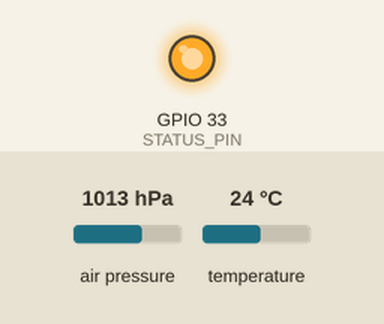
Recording of a program running on a simulated ESP32. Parts: output pins drawn as LEDs (lit = HIGH). The test bench sets the inputs (shaded band); at power-on: air pressure 1013 hPa, temperature 24 °C. WiFi joins after 1.5 s; servers stay silent unless stated; what the program prints to the serial monitor is not drawn.

Above: at 2.6 s.
At 4.7 s:
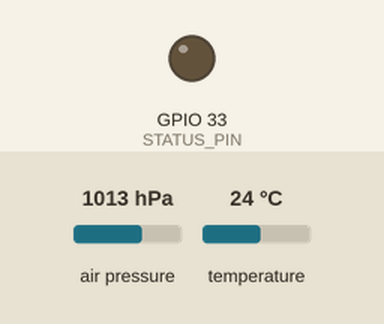
Timing chart, 0 to 7.1 s (numbered marks = the images above):
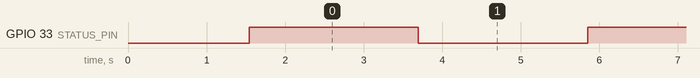

Measured:
- by itself, GPIO 33 (STATUS_PIN): alternates HIGH for 2.2 s and LOW for 2.2 s

The program:

main.cpp
```cpp
#include <Arduino.h>
#include <WiFi.h>
#include <FirebaseESP32.h>
#include <Adafruit_BMP280.h>
#include "secrets.h"

//Define Firebase Data objects
FirebaseData fbdo;
FirebaseData firebaseData;
FirebaseJson updateSensorValue;
FirebaseJson json;

#define BMP_SCK  (13)
#define BMP_MISO (12)
#define BMP_MOSI (11)
#define BMP_CS   (10)

Adafruit_BMP280 bmp; // I2C

const int STATUS_PIN = 33;
bool estadoLed = false;
float Temperatura = 0;
float Presion = 0;
float Altitud = 0;

void setup() {
  Serial.begin(9600);
  pinMode(STATUS_PIN, OUTPUT);
  digitalWrite(STATUS_PIN, LOW);

  Serial.println(F("BMP280 Forced Mode Test."));

  if (!bmp.begin()) {
    Serial.println(F("Could not find a valid BMP280 sensor, check wiring or try a different address!"));
    while (1) delay(10);
  }

  /* Default settings from datasheet. */
  bmp.setSampling(Adafruit_BMP280::MODE_FORCED,     /* Operating Mode. */
                  Adafruit_BMP280::SAMPLING_X2,     /* Temp. oversampling */
                  Adafruit_BMP280::SAMPLING_X16,    /* Pressure oversampling */
                  Adafruit_BMP280::FILTER_X16,      /* Filtering. */
                  Adafruit_BMP280::STANDBY_MS_500); /* Standby time. */

  WiFi.begin(WIFI_SSID, WIFI_PASSWORD);
  Serial.print("Connecting to Wi-Fi");
  while (WiFi.status() != WL_CONNECTED)
  {
    Serial.print(".");
    delay(300);
  }
  Serial.println();
  Serial.print("Connected with IP: ");
  Serial.println(WiFi.localIP());
  Serial.println();

  Firebase.begin(FIREBASE_HOST, FIREBASE_AUTH);
  Firebase.reconnectWiFi(true);
}

void enviarDatosFirebase()
{
  estadoLed = !estadoLed;
  digitalWrite(STATUS_PIN, estadoLed);

  updateSensorValue.clear();
  updateSensorValue.add("Temperatura", Temperatura);
  updateSensorValue.add("Presion", Presion);
  updateSensorValue.add("Altitud", Altitud);
  updateSensorValue.add("Weather", json);

  Firebase.RTDB.updateNode(&fbdo, "/Weather", &updateSensorValue);
}

void loop() {
  // must call this to wake sensor up and get new measurement data
  // it blocks until measurement is complete
  if (bmp.takeForcedMeasurement()) {
    // can now print out the new measurements
    Serial.print(F("Temperature = "));
    Temperatura = bmp.readTemperature();
    Serial.print(Temperatura);
    Serial.println(" °C");

    float pressurePa = bmp.readPressure();
    float pressureMmHg = pressurePa / 133.322368;

    Serial.print(F("Presion = "));
    Presion = pressureMmHg;
    Serial.print(Presion, 2);
    Serial.println(" mmHg");

    Serial.print(F("Altitud = "));
    Altitud = bmp.readAltitude(1013.25); /* Adjusted to local forecast! */
    Serial.print(Altitud);
    Serial.println(" m");
    enviarDatosFirebase();
    delay(2000);
  } else {
    Serial.println("Forced measurement failed!");
  }
}
```

secrets.h
```cpp
#define WIFI_SSID "FIME"
#define WIFI_PASSWORD "27f1m32030"

//Firebase Credentials
#define FIREBASE_HOST "iot-2113847-default-rtdb.firebaseio.com"
#define FIREBASE_AUTH "AIzaSyDBP1UeUC_skqhD0EjHMafrbACrAEbB2us"
```
